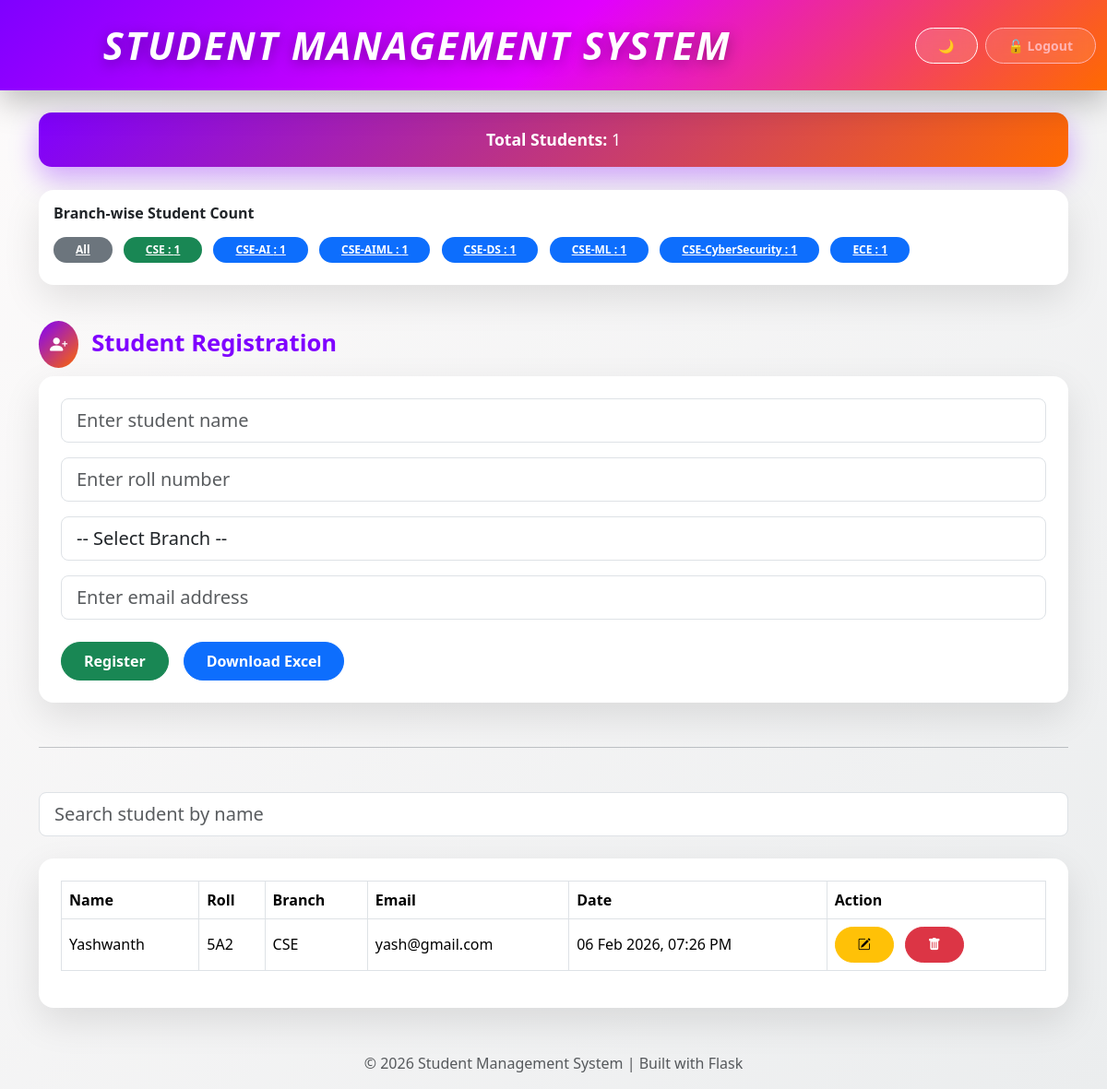
Screenshot of /?branch=CSE (signed in) with the database file from the repository.
### app.py (models this page shows)
class Student(db.Model):
    id = db.Column(db.Integer, primary_key=True)
    name = db.Column(db.String(100), nullable=False)
    roll = db.Column(db.String(50), unique=True, nullable=False)
    branch = db.Column(db.String(100), nullable=False)
    email = db.Column(db.String(100), nullable=False)
    created_at = db.Column(db.DateTime, default=datetime.now)

### app.py (the view, shortened to what this page needs)
@app.route("/", methods=["GET", "POST"])
def index():
    if not session.get("logged_in"):
        return redirect(url_for("login"))
    search = request.args.get("search")
    selected_branch = request.args.get("branch")
    query = Student.query
    if search:
        query = query.filter(Student.name.ilike(f"%{search}%"))
    if selected_branch:
        query = query.filter_by(branch=selected_branch)
    students = query.order_by(Student.created_at.desc()).all()
    all_students = Student.query.all()
    branch_counts = {}
    for s in all_students:
        branch_counts[s.branch] = branch_counts.get(s.branch, 0) + 1
    return render_template(
        "index.html",
        students=students,
        branch_counts=branch_counts,
        selected_branch=selected_branch
    )

### templates/index.html (shortened to what this page needs)
{% extends "base.html" %}
{% block content %}
<div class="stats-card text-center">
  <strong>Total Students:</strong> {{ students|length }}
</div>
<div class="card mb-5">
  <div class="card-body">
    <h6 class="fw-bold mb-3">Branch-wise Student Count</h6>
    <a href="{{ url_for('index') }}"
       class="badge rounded-pill me-2 mb-2 px-4 py-2
       {% if not selected_branch %} bg-dark {% else %} bg-secondary {% endif %}">
      All
    </a>
    {% for branch, count in branch_counts.items() %}
      <a href="{{ url_for('index', branch=branch) }}"
         class="badge rounded-pill me-2 mb-2 px-4 py-2
         {% if selected_branch == branch %} bg-success {% else %} bg-primary {% endif %}">
        {{ branch }} : {{ count }}
      </a>
    {% endfor %}
  </div>
</div>
<h3 class="section-title">
  <span class="icon-box">
    <i class="bi bi-person-plus-fill"></i>
  </span>
  Student Registration
</h3>
<div class="card mb-5">
  <div class="card-body p-4">
    <form method="POST">
      <div class="mb-3">
        <input class="form-control form-control-lg"
               name="name"
               placeholder="Enter student name"
               required autofocus>
      </div>
      <div class="mb-3">
        <input class="form-control form-control-lg"
               name="roll"
               placeholder="Enter roll number"
               required>
      </div>
      <div class="mb-3">
        <select class="form-control form-control-lg" name="branch" required>
          <option value="">-- Select Branch --</option>
        </select>
      </div>
      <div class="mb-4">
        <input class="form-control form-control-lg"
               name="email"
               type="email"
               placeholder="Enter email address"
               required>
      </div>
      <div class="d-flex flex-wrap gap-3">
        <button id="registerBtn"
                class="btn btn-success"
                onclick="showLoading(this)">
          Register
        </button>
        <a href="/download" class="btn btn-primary">
          Download Excel
        </a>
      </div>
    </form>
  </div>
</div>
<hr class="my-5">
<form method="GET" class="mb-4">
  <input class="form-control form-control-lg"
         name="search"
         placeholder="Search student by name">
</form>
<div class="card">
  <div class="card-body p-4">
    <div class="table-responsive">
      <table class="table table-bordered align-middle">
        <thead>
          <tr>
            <th>Name</th>
            <th>Roll</th>
            <th>Branch</th>
            <th>Email</th>
            <th>Date</th>
            <th>Action</th>
          </tr>
        </thead>
        <tbody>
        {% if students|length == 0 %}
          <tr>
            <td colspan="6" class="text-center text-muted py-4">
              No students found
            </td>
          </tr>
        {% else %}
          {% for s in students %}
          <tr>
            <td>{{ s.name }}</td>
            <td>{{ s.roll }}</td>
            <td>{{ s.branch }}</td>
            <td>{{ s.email }}</td>
            <td>{{ s.created_at.strftime("%d %b %Y, %I:%M %p") }}</td>
            <td>
              <a href="/edit/{{ s.id }}"
                 class="btn btn-warning btn-sm me-2">
                <i class="bi bi-pencil-square"></i>
              </a>
              <a href="/delete/{{ s.id }}"
                 onclick="return confirm('Are you sure you want to delete this student?')"
                 class="btn btn-danger btn-sm">
                <i class="bi bi-trash-fill"></i>
              </a>
            </td>
          </tr>
          {% endfor %}
        {% endif %}
        </tbody>
      </table>
    </div>
  </div>
</div>
{% endblock %}

### static/style.css (style rules this page uses)
html, body { min-height: 100%; font-family: "Segoe UI", "Poppins", sans-serif; }
body { background: linear-gradient(135deg, #fdfbfb, #ebedee); color: #1f2937; transition: all 0.3s ease; }
.section-title { display: flex; align-items: center; font-size: 1.6rem; font-weight: 700; color: #7f00ff; margin: 30px 0 20px; }
.section-title i { margin-right: 14px; background: linear-gradient(135deg, #7f00ff, #ff6a00); color: white; padding: 12px; border-radius: 50%; font-size: 1.2rem; }
.stats-card { background: linear-gradient(135deg, #7f00ff, #ff6a00); color: white; padding: 16px 20px; border-radius: 14px; font-size: 1.1rem; box-shadow: 0 12px 30px rgba(127,0,255,0.35); margin-bottom: 25px; }
.card { background: #ffffff; border-radius: 16px; border: none; box-shadow: 0 15px 40px rgba(0,0,0,0.1); animation: fadeUp 0.6s ease; }
.btn { border-radius: 30px; font-weight: 600; padding: 8px 24px; }

### rows the page displays
Student: branch "CSE", id "1", name "Yashwanth", roll "5A2", email "yash@gmail.com", created_at "06 Feb 2026, 07:26 PM"
Student: branch "CSE-AI", count "1"
Student: branch "CSE-AIML", count "1"
Student: branch "CSE-DS", count "1"
Student: branch "CSE-ML", count "1"
Student: branch "CSE-CyberSecurity", count "1"
Student: branch "ECE", count "1"

### other values shown
{{ students|length }} "1"
